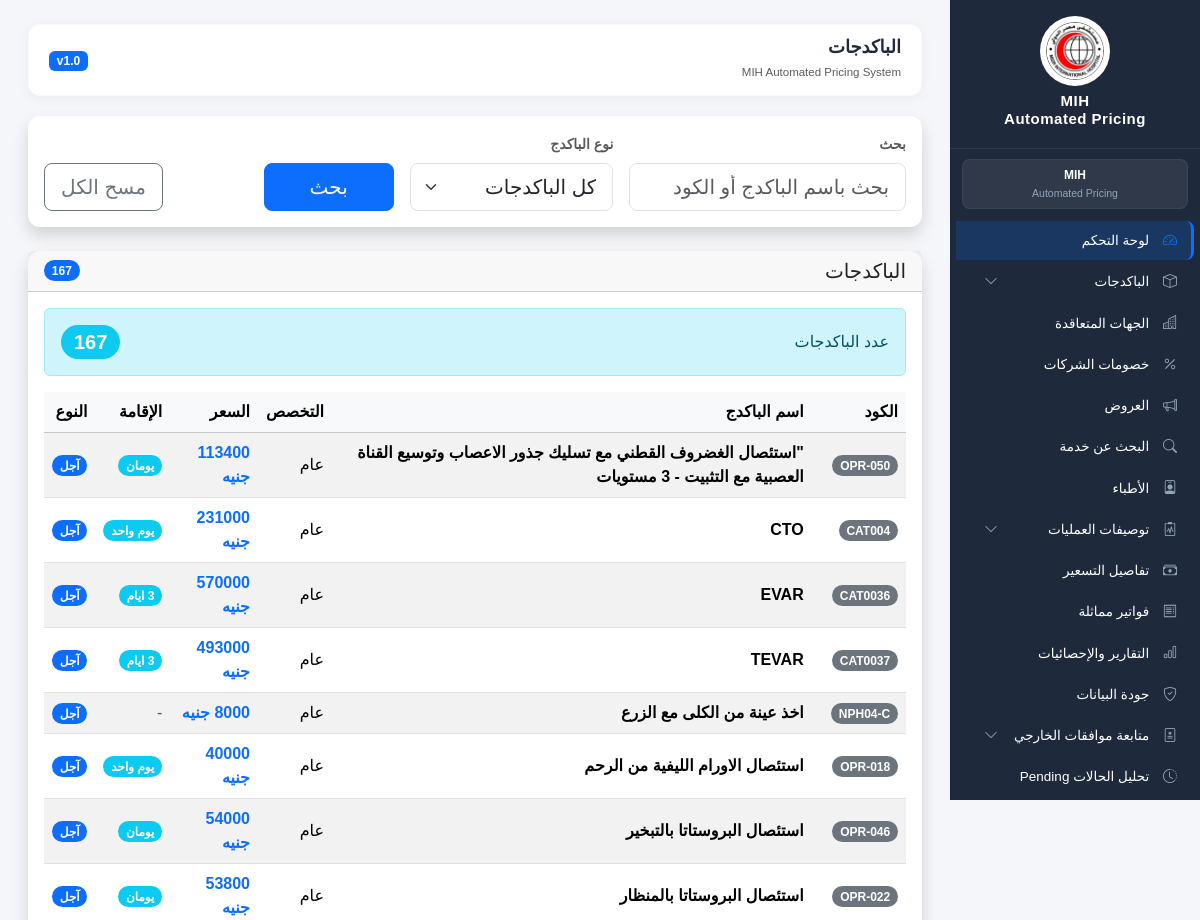
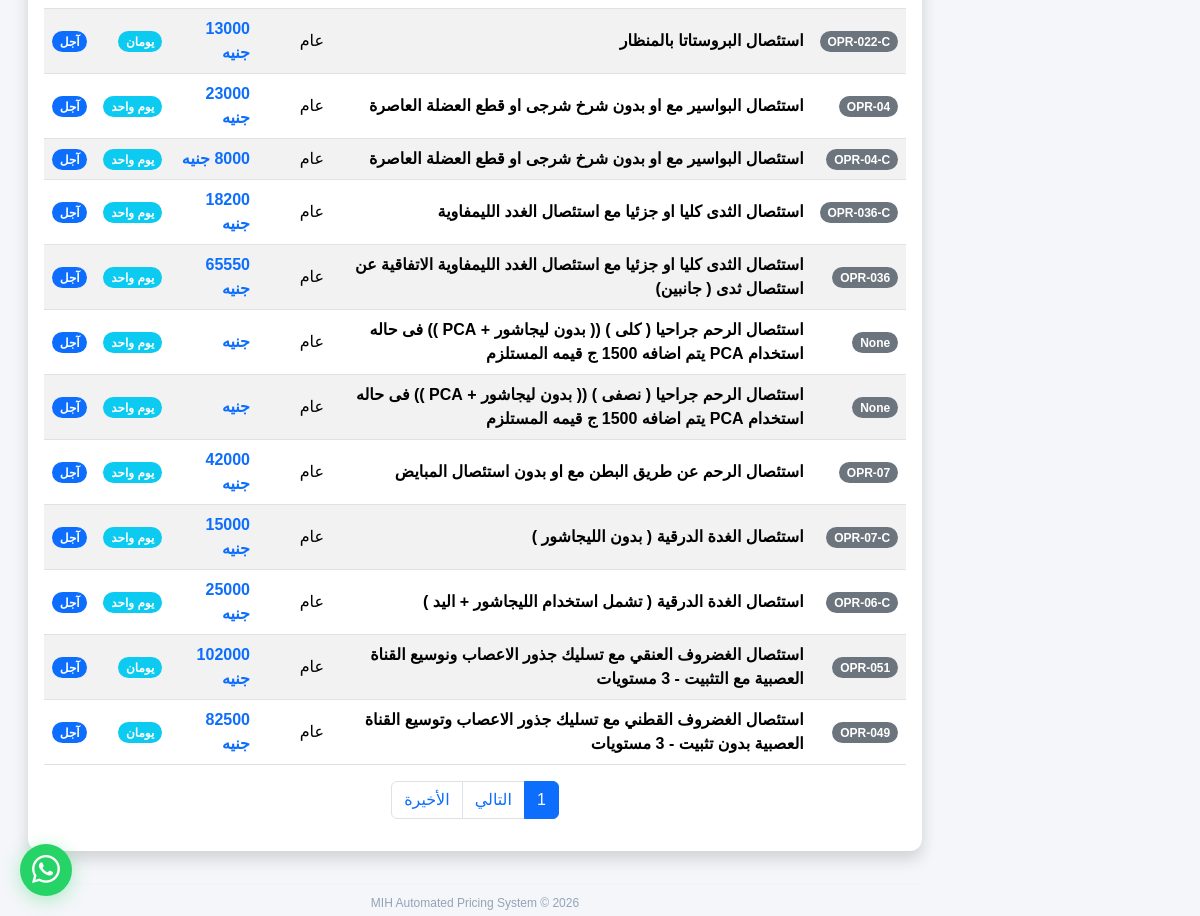
The app's page /packages/, older data (2 pictures, top to bottom).
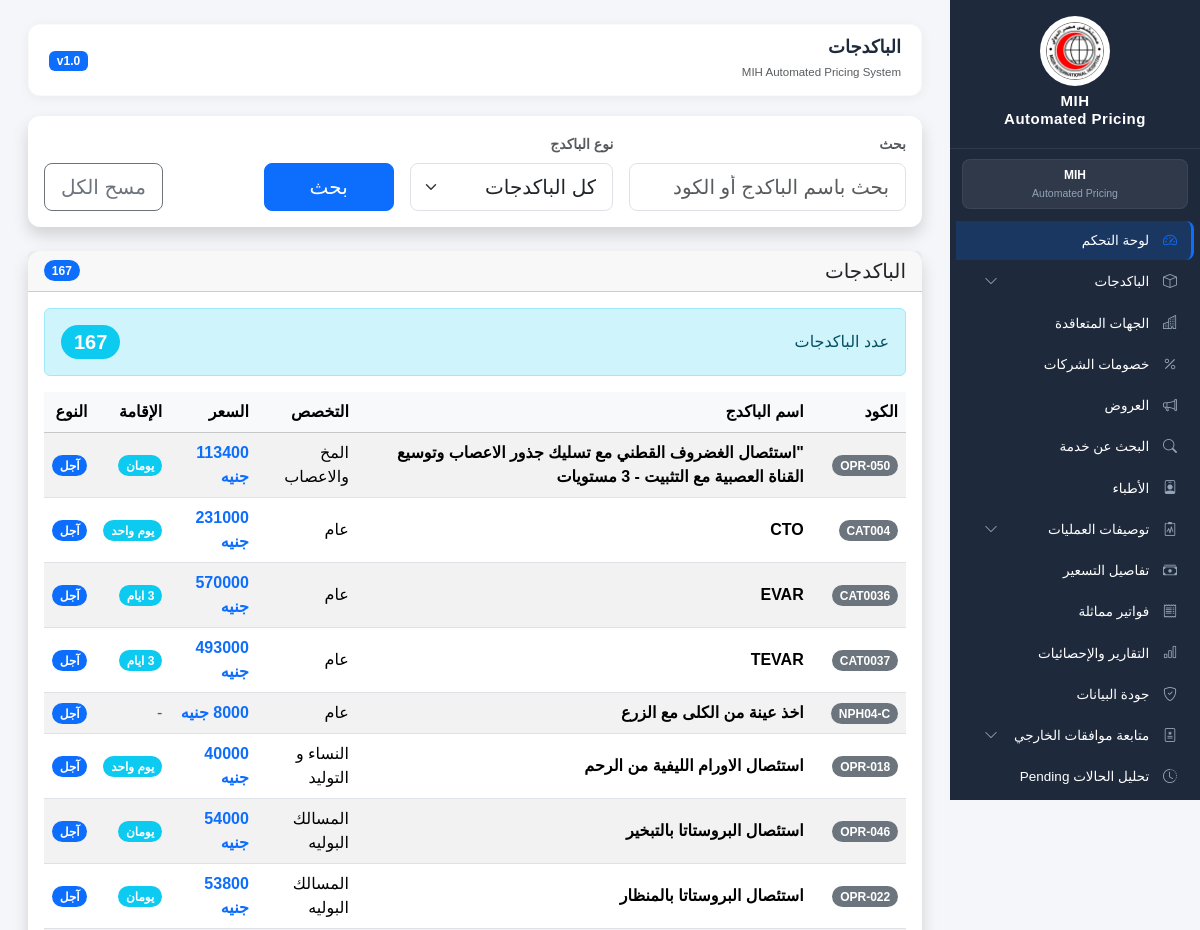
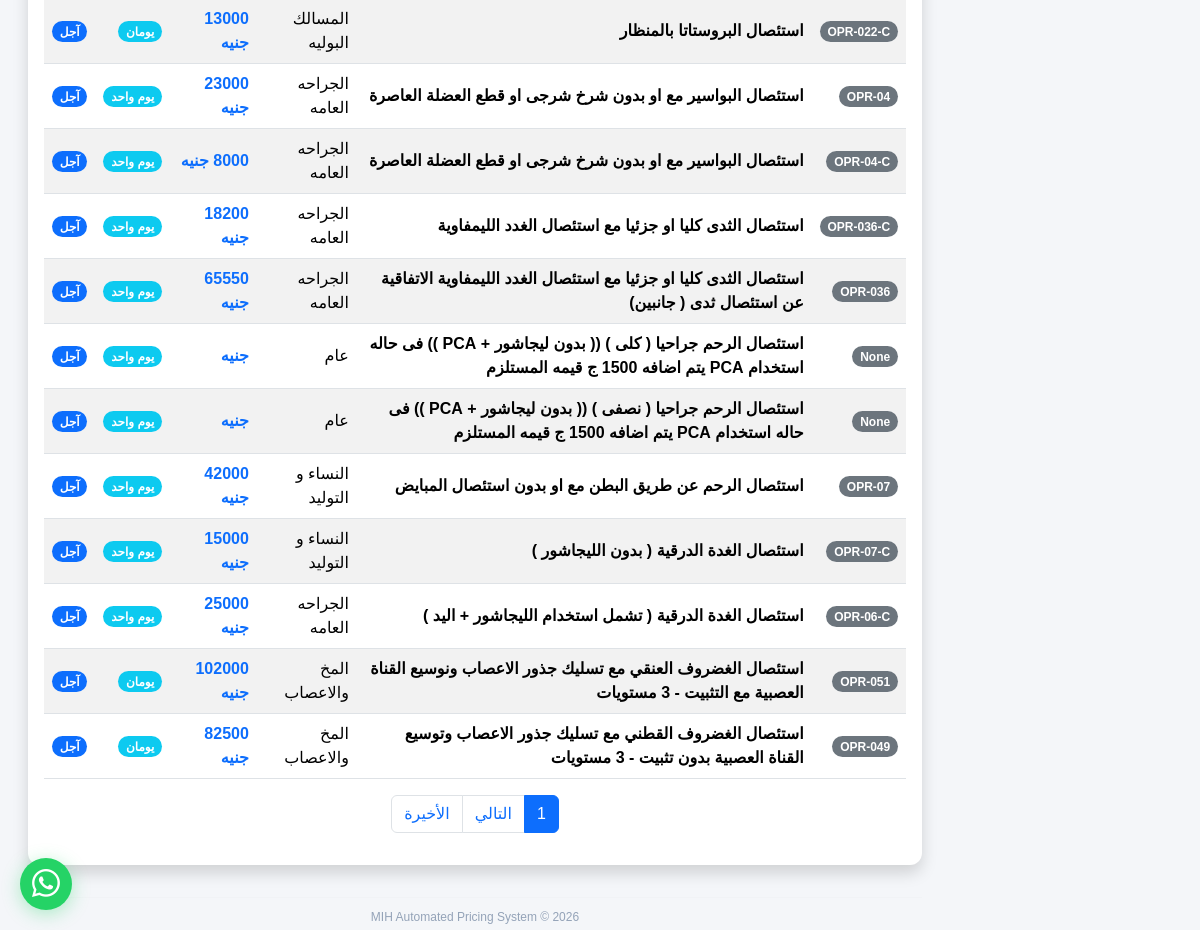
The same page, newer data (2 pictures, top to bottom).
### medical_catalog/models.py (models this page shows, shortened)
class Package(models.Model):
    entity = models.ForeignKey(
        'contracts.ContractEntity',  # ✅ استخدم اسم التطبيق بالكامل
        on_delete=models.CASCADE,
        related_name="packages",
        null=True,
        blank=True,
        verbose_name="الجهة المتعاقدة"
    )
    specialty = models.ForeignKey(
        Specialty,
        on_delete=models.PROTECT,
        related_name="packages"
    )
    procedure = models.ForeignKey(
        Procedure,
        on_delete=models.SET_NULL,
        null=True,
        blank=True,
        related_name="packages"
    )
    name = models.CharField(
        max_length=500
    )
    code = models.CharField(
        max_length=100,
        blank=True,
        null=True,
        db_index=True
    )
    base_price = models.DecimalField(
        max_digits=12,
        decimal_places=2,
        blank=True,
        null=True
    )
    stay_duration = models.CharField(
        max_length=100,
        blank=True,
        null=True
    )
    effective_from = models.DateField(
        blank=True,
        null=True
    )
    notes = models.TextField(
        blank=True,
        null=True
    )
    package_note = models.TextField(
    blank=True,
    null=True
    )
    is_cash_package = models.BooleanField(
        default=False
    )
    contract_type = models.CharField(
        max_length=100,
        blank=True,
        null=True,
        verbose_name="نوع العقد"
    )
    total_without_discount = models.DecimalField(
        max_digits=12,
        decimal_places=2,
        blank=True,
        null=True,
        verbose_name="الإجمالي قبل الخصم"
    )
    total_price = models.DecimalField(
        max_digits=12,
        decimal_places=2,
        blank=True,
        null=True,
        verbose_name="السعر الإجمالي"
    )
    current_discount = models.DecimalField(
        max_digits=5,
        decimal_places=2,
        blank=True,
        null=True,
        verbose_name="الخصم الحالي"
    )
    price_list_applied = models.CharField(
        max_length=255,
        blank=True,
        null=True,
        verbose_name="قائمة الأسعار المطبقة"
    )
    special_offer_price = models.DecimalField(
        max_digits=12,
        decimal_places=2,
        blank=True,
        null=True,
        verbose_name="سعر العرض الخاص"
    )
    special_offer_company = models.CharField(
        max_length=255,
        blank=True,
        null=True,
        verbose_name="شركة العرض الخاص"
    )
    cash_price = models.DecimalField(
        max_digits=12,
        decimal_places=2,
        blank=True,
        null=True,
        verbose_name="السعر النقدي"
    )
    is_active = models.BooleanField(
        default=True
    )
    created_at = models.DateTimeField(auto_now_add=True)
    updated_at = models.DateTimeField(auto_now=True)
    class Meta:
        verbose_name = "الباكدج"
        verbose_name_plural = "الباكدجات"
        ordering = ["name"]
        indexes = [
            models.Index(fields=["specialty"]),
            models.Index(fields=["entity"]),  # ✅ إضافة فهرس للـ entity
        ]

class Specialty(models.Model):
    name = models.CharField(
        max_length=255,
        unique=True,
        verbose_name="اسم التخصص"
    )
    color = models.CharField(
        max_length=50,
        blank=True,
        null=True,
        verbose_name="اللون"
    )
    icon = models.CharField(
        max_length=100,
        blank=True,
        null=True,
        verbose_name="الأيقونة"
    )
    is_active = models.BooleanField(default=True)
    created_at = models.DateTimeField(auto_now_add=True)
    updated_at = models.DateTimeField(auto_now=True)
    class Meta:
        verbose_name = "التخصص"
        verbose_name_plural = "التخصصات"
        ordering = ["name"]

### frontend/views.py (the view)
def packages(request):
    search = request.GET.get("search", "")
    package_type = request.GET.get("type", "")  # إضافة فلتر النوع
    packages = Package.objects.select_related(
        "specialty"
    ).order_by("name")
    if search:
        packages = packages.filter(
            Q(name__icontains=search) |
            Q(code__icontains=search)
        )
    if package_type == "cash":
        packages = packages.filter(is_cash_package=True)
    elif package_type == "credit":
        packages = packages.filter(is_cash_package=False)
    paginator = Paginator(packages, 20)
    page_number = request.GET.get("page")
    page_obj = paginator.get_page(page_number)
    return render(
        request,
        "frontend/packages.html",
        {
            "page_obj": page_obj,
            "search": search,
            "package_type": package_type,  # إرسال الفلتر إلى template
        }
    )

### frontend/templates/frontend/packages.html (shortened to what this page needs)
{% extends 'frontend/base.html' %}
{% block page_title %}
الباكدجات
{% endblock %}
{% block content %}
<div class="card shadow border-0 hover-shadow">
    <div class="card-body">
        <form method="get">
            <div class="row g-3 align-items-end">
                <div class="col-md-4">
                    <label class="form-label fw-bold small text-muted">
                         بحث
                    </label>
                    <input
                        type="text"
                        name="search"
                        class="form-control form-control-lg"
                        placeholder="بحث باسم الباكدج أو الكود"
                        value="{{ search }}"
                    >
                </div>
                <div class="col-md-3">
                    <label class="form-label fw-bold small text-muted">
                         نوع الباكدج
                    </label>
                    <select
                        name="type"
                        class="form-select form-select-lg">
                        <option value="">
                            كل الباكدجات
                        </option>
                    </select>
                </div>
                <div class="col-md-2">
                    <button class="btn btn-primary btn-lg w-100">
                         بحث
                    </button>
                </div>
                <div class="col-md-3 text-end">
                    <a href="{% url 'packages' %}" class="btn btn-outline-secondary btn-lg">
                         مسح الكل
                    </a>
                </div>
            </div>
        </form>
    </div>
</div>
<div class="card shadow border-0 mt-4 hover-shadow">
    <div class="card-header d-flex justify-content-between align-items-center">
        <h5 class="mb-0">
            الباكدجات
        </h5>
        <span class="badge bg-primary rounded-pill">
            {{ page_obj.paginator.count }}
        </span>
    </div>
    <div class="card-body">
        <div class="alert alert-info d-flex justify-content-between align-items-center">
            <span>
                عدد الباكدجات
            </span>
            <strong class="badge bg-info rounded-pill fs-5">
                {{ page_obj.paginator.count }}
            </strong>
        </div>
        <div class="table-responsive">
            <table class="table table-hover table-striped align-middle">
                <thead class="table-light">
                    <tr>
                        <th>الكود</th>
                        <th>اسم الباكدج</th>
                        <th>التخصص</th>
                        <th>السعر</th>
                        <th>الإقامة</th>
                        <th>النوع</th>
                    </tr>
                </thead>
                <tbody>
                {% for package in page_obj %}
                    <tr>
                        <td>
                            <span class="badge bg-secondary rounded-pill">
                                {{ package.code }}
                            </span>
                        </td>
                        <td>
                            <strong>{{ package.name }}</strong>
                        </td>
                        <td>
                            {{ package.specialty.name }}
                        </td>
                        <td>
                            <span class="text-primary fw-bold">
                                {{ package.base_price|floatformat:0 }} جنيه
                            </span>
                        </td>
                        <td>
                            {% if package.stay_duration and package.stay_duration != "nan" %}
                                <span class="badge bg-info rounded-pill">
                                    {{ package.stay_duration }}
                                </span>
                            {% else %}
                                <span class="text-muted">-</span>
                            {% endif %}
                        </td>
                        <td>
                            {% if package.is_cash_package %}
                                <span class="badge bg-success rounded-pill">
                                    <i class="fas fa-money-bill-wave"></i> نقدي
                                </span>
                            {% else %}
                                <span class="badge bg-primary rounded-pill">
                                     آجل
                                </span>
                            {% endif %}
                        </td>
                    </tr>
                {% endfor %}
                </tbody>
            </table>
        </div>
        <nav>
            <ul class="pagination justify-content-center">
                <li class="page-item active">
                    <span class="page-link">
                        {{ page_obj.number }}
                    </span>
                </li>
                {% if page_obj.has_next %}
                <li class="page-item">
                    <a class="page-link"
                       href="?page={{ page_obj.next_page_number }}&search={{ search }}&type={{ package_type }}">
                        التالي
                    </a>
                </li>
                <li class="page-item">
                    <a class="page-link"
                       href="?page={{ page_obj.paginator.num_pages }}&search={{ search }}&type={{ package_type }}">
                        الأخيرة
                    </a>
                </li>
                {% endif %}
            </ul>
        </nav>
    </div>
</div>
{% endblock %}

### frontend/templates/frontend/base.html (shortened to what this page needs)
{% load static %}
<!DOCTYPE html>
<html lang="ar" dir="rtl">
<head>
    <link href="https://cdn.jsdelivr.net/npm/bootstrap@5.3.3/dist/css/bootstrap.rtl.min.css"
          rel="stylesheet">
    <link href="https://cdn.jsdelivr.net/npm/bootstrap-icons@1.11.3/font/bootstrap-icons.min.css"
          rel="stylesheet">
</head>
<body>
<div class="sidebar" id="sidebar">
    <a href="/" class="text-decoration-none">
        <div class="logo-box">
            <img src="{% static 'images/logo.jpeg' %}"
                 alt="MIH Logo">
            <h4>
                MIH
                <br>
                Automated Pricing
            </h4>
        </div>
    </a>
    <div class="sidebar-alert">
        <div class="alert text-center py-1 mb-0">
            <strong>MIH</strong>
            <br>
            <small>Automated Pricing</small>
        </div>
    </div>
    <ul class="menu-list">
        <li class="menu-item">
            <a class="menu-link active" href="{% url 'home' %}">
                <i class="bi bi-speedometer2"></i>
                لوحة التحكم
            </a>
        </li>
<li class="menu-item">
    <a class="menu-link"
       data-bs-toggle="collapse"
       href="#packagesMenu"
       role="button"
       aria-expanded="false">
        <i class="bi bi-box"></i>
        الباكدجات
        <i class="bi bi-chevron-down menu-arrow"></i>
    </a>
</li>
        <li class="menu-item">
            <a class="menu-link" href="{% url 'contract_entities' %}">
                <i class="bi bi-buildings"></i>
                الجهات المتعاقدة
            </a>
        </li>
        <li class="menu-item">
            <a class="menu-link" href="{% url 'company_discounts' %}">
                <i class="bi bi-percent"></i>
                خصومات الشركات
            </a>
        </li>
        <li class="menu-item">
            <a class="menu-link" href="#">
                <i class="bi bi-megaphone"></i>
                العروض
            </a>
        </li>
        <li class="menu-item">
            <a class="menu-link" href="{% url 'service_search' %}">
                <i class="bi bi-search"></i>
                البحث عن خدمة
            </a>
        </li>
        <li class="menu-item">
            <a class="menu-link" href="{% url 'doctors_list' %}">
                <i class="bi bi-person-badge"></i>
                الأطباء
            </a>
        </li>
        <li class="menu-item">
            <a class="menu-link"
               data-bs-toggle="collapse"
               href="#operationsMenu"
               role="button"
               aria-expanded="false">
                <i class="bi bi-clipboard2-pulse"></i>
                توصيفات العمليات
                <i class="bi bi-chevron-down menu-arrow"></i>
            </a>
        </li>
        <li class="menu-item">
            <a class="menu-link" href="{% url 'pricing_details' %}">
                <i class="bi bi-cash-stack"></i>
                تفاصيل التسعير
            </a>
        </li>
        <li class="menu-item">
            <a class="menu-link" href="{% url 'similar_invoices' %}">
                <i class="bi bi-receipt"></i>
                فواتير مماثلة
            </a>
        </li>
        <li class="menu-item">
            <a class="menu-link" href="{% url 'reports' %}">
                <i class="bi bi-bar-chart"></i>
                التقارير والإحصائيات
            </a>
        </li>
        <li class="menu-item">
            <a class="menu-link" href="{% url 'quality_dashboard' %}">
                <i class="bi bi-shield-check"></i>
                جودة البيانات
            </a>
        </li>
        <li class="menu-item">
            <a class="menu-link"
               data-bs-toggle="collapse"
               href="#approvalMenu"
               role="button"
               aria-expanded="false">
                <i class="bi bi-file-medical"></i>
                متابعة موافقات الخارجي
                <i class="bi bi-chevron-down menu-arrow"></i>
            </a>
        </li>
        <li class="menu-item">
            <a class="menu-link" href="{% url 'pending_analysis' %}">
                <i class="bi bi-clock-history"></i>
                تحليل الحالات Pending
            </a>
        </li>
        <li class="menu-item">
            <a class="menu-link"
               data-bs-toggle="collapse"
               href="#priceListMenu"
               role="button"
               aria-expanded="false">
            </a>
        </li>
    </ul>
</div>
<div class="content">
    <div class="topbar">
        <div class="d-flex justify-content-between align-items-center">
            <div>
                <h4 class="mb-0">
                    {% block page_title %}{% endblock %}
                </h4>
                <small class="text-muted">
                    MIH Automated Pricing System
                </small>
            </div>
            <div>
                <span class="badge bg-primary">
                    v1.0
                </span>
            </div>
        </div>
    </div>
    {% block content %}
    {% endblock %}
    <footer class="footer">
        <hr>
        MIH Automated Pricing System © 2026
    </footer>
</div>
<a href="#"
   class="whatsapp-btn">
    <i class="bi bi-whatsapp"></i>
</a>
</body>
</html>

Row changes from the older to the newer data that the page shows:
changed Package "OPR-050": specialty.name "عام" → "المخ والاعصاب"
changed Package "استئصال الاورام الليفية من الرحم": specialty.name "عام" → "النساء و التوليد"
changed Package "استئصال البروستاتا بالتبخير": specialty.name "عام" → "المسالك البوليه"
changed Package "OPR-022": specialty.name "عام" → "المسالك البوليه"
changed Package "OPR-022-C": specialty.name "عام" → "المسالك البوليه"
changed Package "OPR-04": specialty.name "عام" → "الجراحه العامه"
changed Package "OPR-04-C": specialty.name "عام" → "الجراحه العامه"
changed Package "استئصال الثدى كليا او جزئيا مع استئصال الغدد الليمفاوية": specialty.name "عام" → "الجراحه العامه"
changed Package "OPR-036": specialty.name "عام" → "الجراحه العامه"
changed Package "استئصال الرحم عن طريق البطن مع او بدون استئصال المبايض": specialty.name "عام" → "النساء و التوليد"
changed Package "استئصال الغدة الدرقية ( بدون الليجاشور )": specialty.name "عام" → "النساء و التوليد"
changed Package "استئصال الغدة الدرقية ( تشمل استخدام الليجاشور + اليد )": specialty.name "عام" → "الجراحه العامه"
changed Package "OPR-051": specialty.name "عام" → "المخ والاعصاب"
changed Package "OPR-049": specialty.name "عام" → "المخ والاعصاب"
